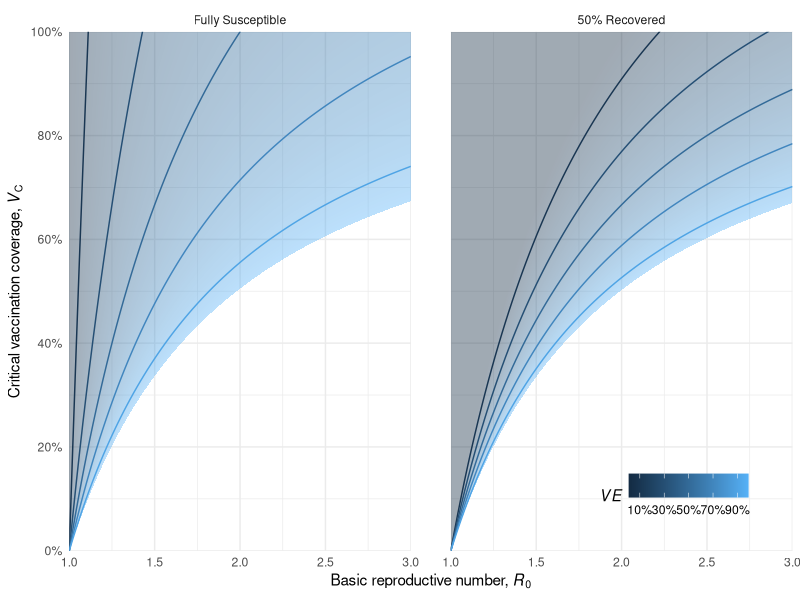

The R script that drew this image:

require(data.table)
require(ggplot2)

.args <- if (interactive()) c("test.png") else commandArgs(trailingOnly = TRUE)

ve.res <- 0.01
ve.step <- 0.2

# TODO move contouring logic in here?
dt <- data.table(
  expand.grid(R=seq(1,3,length.out = 101), VE=seq(ve.res, 1-ve.res, by=ve.res))
)
dt[, c("lower","upper","susc") := {
  f <- (1-(1/R))
  .(f/VE, f/(VE-ve.res), "full")
}]

pR <- 0.5

plot.dt <- rbind(
  dt,
  copy(dt)[, c("lower","upper","susc") := {
    f <- (1-(1/R))
    .(f/(VE + pR - VE*pR), f/(VE-ve.res + pR - (VE-ve.res)*pR), "part")
  }]
)

plot.dt[VE == min(VE), upper := 1]

legend.inset <- 0.05
ve.contours <- seq(.1, .9, by=ve.step)

#' TODO probably superior to annotate the contour lines
#'  and provide a color bar instead of a legend
p <- ggplot(plot.dt) + aes(R, group = VE) +
  facet_grid(. ~ susc, labeller = labeller(susc = function(l) {
    fifelse(l == "full", "Fully Susceptible", sprintf("%i%% Recovered", pR*100))
  })) +
  geom_ribbon(aes(ymin=lower, ymax=upper, fill = VE), alpha = 0.4) +
  geom_line(
    aes(y=lower, color = VE),
    data = function(dt) dt[abs(round((VE - 0.1)/ve.step)-(VE - 0.1)/ve.step) < ve.res/2]
  ) +
  theme_minimal() + theme(
    legend.position = c(1-legend.inset, 0+legend.inset),
    legend.justification = c(1, 0),
    legend.direction = "horizontal",
    panel.spacing.x = unit(2, "lines")
  ) +
  coord_cartesian(ylim=c(0, 1), expand = FALSE) +
  scale_color_continuous(
    expression(italic(VE)),
    breaks = ve.contours,
    labels = scales::label_percent(),
    aesthetics = c("color","fill")
  ) +
  scale_x_continuous(expression("Basic reproductive number, "*italic(R)[0])) +
  scale_y_continuous(
    expression("Critical vaccination coverage, "*italic(V)[C]),
    breaks = seq(0,1,by=0.2),
    labels = scales::label_percent()
  )

ggsave(tail(.args, 1), p, width = 5, height = 5, units = "in", dpi = 300)